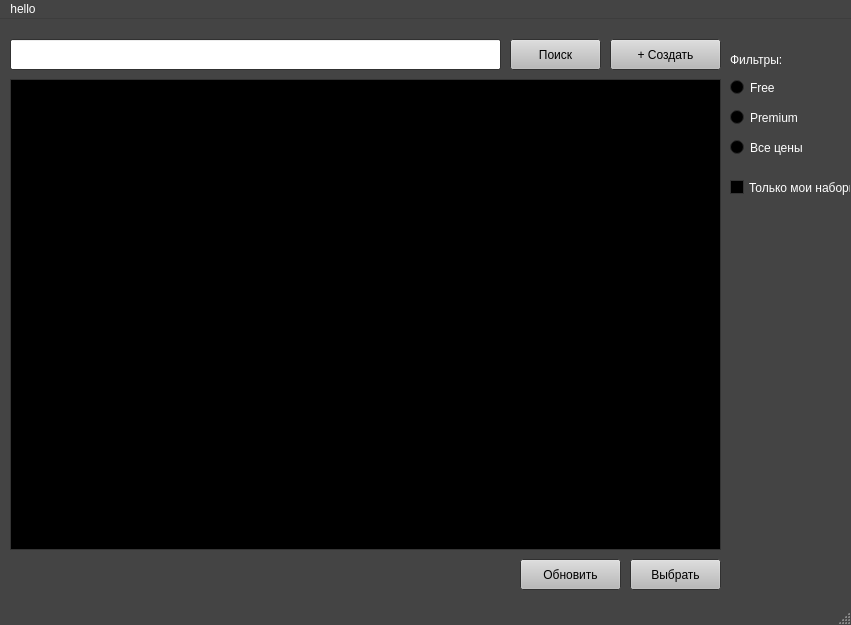
<?xml version="1.0" encoding="UTF-8"?>
<ui version="4.0">
 <class>MainWindow</class>
 <widget class="QMainWindow" name="MainWindow">
  <property name="geometry">
   <rect>
    <x>0</x>
    <y>0</y>
    <width>851</width>
    <height>625</height>
   </rect>
  </property>
  <property name="palette">
   <palette>
    <active>
     <colorrole role="WindowText">
      <brush brushstyle="SolidPattern">
       <color alpha="255">
        <red>255</red>
        <green>255</green>
        <blue>255</blue>
       </color>
      </brush>
     </colorrole>
     <colorrole role="Button">
      <brush brushstyle="SolidPattern">
       <color alpha="255">
        <red>68</red>
        <green>68</green>
        <blue>68</blue>
       </color>
      </brush>
     </colorrole>
     <colorrole role="Light">
      <brush brushstyle="SolidPattern">
       <color alpha="255">
        <red>102</red>
        <green>102</green>
        <blue>102</blue>
       </color>
      </brush>
     </colorrole>
     <colorrole role="Midlight">
      <brush brushstyle="SolidPattern">
       <color alpha="255">
        <red>85</red>
        <green>85</green>
        <blue>85</blue>
       </color>
      </brush>
     </colorrole>
     <colorrole role="Dark">
      <brush brushstyle="SolidPattern">
       <color alpha="255">
        <red>34</red>
        <green>34</green>
        <blue>34</blue>
       </color>
      </brush>
     </colorrole>
     <colorrole role="Mid">
      <brush brushstyle="SolidPattern">
       <color alpha="255">
        <red>45</red>
        <green>45</green>
        <blue>45</blue>
       </color>
      </brush>
     </colorrole>
     <colorrole role="Text">
      <brush brushstyle="SolidPattern">
       <color alpha="255">
        <red>255</red>
        <green>255</green>
        <blue>255</blue>
       </color>
      </brush>
     </colorrole>
     <colorrole role="BrightText">
      <brush brushstyle="SolidPattern">
       <color alpha="255">
        <red>255</red>
        <green>255</green>
        <blue>255</blue>
       </color>
      </brush>
     </colorrole>
     <colorrole role="ButtonText">
      <brush brushstyle="SolidPattern">
       <color alpha="255">
        <red>254</red>
        <green>254</green>
        <blue>254</blue>
       </color>
      </brush>
     </colorrole>
     <colorrole role="Base">
      <brush brushstyle="SolidPattern">
       <color alpha="255">
        <red>0</red>
        <green>0</green>
        <blue>0</blue>
       </color>
      </brush>
     </colorrole>
     <colorrole role="Window">
      <brush brushstyle="SolidPattern">
       <color alpha="255">
        <red>68</red>
        <green>68</green>
        <blue>68</blue>
       </color>
      </brush>
     </colorrole>
     <colorrole role="Shadow">
      <brush brushstyle="SolidPattern">
       <color alpha="255">
        <red>0</red>
        <green>0</green>
        <blue>0</blue>
       </color>
      </brush>
     </colorrole>
     <colorrole role="AlternateBase">
      <brush brushstyle="SolidPattern">
       <color alpha="255">
        <red>34</red>
        <green>34</green>
        <blue>34</blue>
       </color>
      </brush>
     </colorrole>
     <colorrole role="ToolTipBase">
      <brush brushstyle="SolidPattern">
       <color alpha="255">
        <red>255</red>
        <green>255</green>
        <blue>220</blue>
       </color>
      </brush>
     </colorrole>
     <colorrole role="ToolTipText">
      <brush brushstyle="SolidPattern">
       <color alpha="255">
        <red>0</red>
        <green>0</green>
        <blue>0</blue>
       </color>
      </brush>
     </colorrole>
     <colorrole role="PlaceholderText">
      <brush brushstyle="SolidPattern">
       <color alpha="128">
        <red>255</red>
        <green>255</green>
        <blue>255</blue>
       </color>
      </brush>
     </colorrole>
    </active>
    <inactive>
     <colorrole role="WindowText">
      <brush brushstyle="SolidPattern">
       <color alpha="255">
        <red>255</red>
        <green>255</green>
        <blue>255</blue>
       </color>
      </brush>
     </colorrole>
     <colorrole role="Button">
      <brush brushstyle="SolidPattern">
       <color alpha="255">
        <red>68</red>
        <green>68</green>
        <blue>68</blue>
       </color>
      </brush>
     </colorrole>
     <colorrole role="Light">
      <brush brushstyle="SolidPattern">
       <color alpha="255">
        <red>102</red>
        <green>102</green>
        <blue>102</blue>
       </color>
      </brush>
     </colorrole>
     <colorrole role="Midlight">
      <brush brushstyle="SolidPattern">
       <color alpha="255">
        <red>85</red>
        <green>85</green>
        <blue>85</blue>
       </color>
      </brush>
     </colorrole>
     <colorrole role="Dark">
      <brush brushstyle="SolidPattern">
       <color alpha="255">
        <red>34</red>
        <green>34</green>
        <blue>34</blue>
       </color>
      </brush>
     </colorrole>
     <colorrole role="Mid">
      <brush brushstyle="SolidPattern">
       <color alpha="255">
        <red>45</red>
        <green>45</green>
        <blue>45</blue>
       </color>
      </brush>
     </colorrole>
     <colorrole role="Text">
      <brush brushstyle="SolidPattern">
       <color alpha="255">
        <red>255</red>
        <green>255</green>
        <blue>255</blue>
       </color>
      </brush>
     </colorrole>
     <colorrole role="BrightText">
      <brush brushstyle="SolidPattern">
       <color alpha="255">
        <red>255</red>
        <green>255</green>
        <blue>255</blue>
       </color>
      </brush>
     </colorrole>
     <colorrole role="ButtonText">
      <brush brushstyle="SolidPattern">
       <color alpha="255">
        <red>254</red>
        <green>254</green>
        <blue>254</blue>
       </color>
      </brush>
     </colorrole>
     <colorrole role="Base">
      <brush brushstyle="SolidPattern">
       <color alpha="255">
        <red>0</red>
        <green>0</green>
        <blue>0</blue>
       </color>
      </brush>
     </colorrole>
     <colorrole role="Window">
      <brush brushstyle="SolidPattern">
       <color alpha="255">
        <red>68</red>
        <green>68</green>
        <blue>68</blue>
       </color>
      </brush>
     </colorrole>
     <colorrole role="Shadow">
      <brush brushstyle="SolidPattern">
       <color alpha="255">
        <red>0</red>
        <green>0</green>
        <blue>0</blue>
       </color>
      </brush>
     </colorrole>
     <colorrole role="AlternateBase">
      <brush brushstyle="SolidPattern">
       <color alpha="255">
        <red>34</red>
        <green>34</green>
        <blue>34</blue>
       </color>
      </brush>
     </colorrole>
     <colorrole role="ToolTipBase">
      <brush brushstyle="SolidPattern">
       <color alpha="255">
        <red>255</red>
        <green>255</green>
        <blue>220</blue>
       </color>
      </brush>
     </colorrole>
     <colorrole role="ToolTipText">
      <brush brushstyle="SolidPattern">
       <color alpha="255">
        <red>0</red>
        <green>0</green>
        <blue>0</blue>
       </color>
      </brush>
     </colorrole>
     <colorrole role="PlaceholderText">
      <brush brushstyle="SolidPattern">
       <color alpha="128">
        <red>255</red>
        <green>255</green>
        <blue>255</blue>
       </color>
      </brush>
     </colorrole>
    </inactive>
    <disabled>
     <colorrole role="WindowText">
      <brush brushstyle="SolidPattern">
       <color alpha="255">
        <red>34</red>
        <green>34</green>
        <blue>34</blue>
       </color>
      </brush>
     </colorrole>
     <colorrole role="Button">
      <brush brushstyle="SolidPattern">
       <color alpha="255">
        <red>68</red>
        <green>68</green>
        <blue>68</blue>
       </color>
      </brush>
     </colorrole>
     <colorrole role="Light">
      <brush brushstyle="SolidPattern">
       <color alpha="255">
        <red>102</red>
        <green>102</green>
        <blue>102</blue>
       </color>
      </brush>
     </colorrole>
     <colorrole role="Midlight">
      <brush brushstyle="SolidPattern">
       <color alpha="255">
        <red>85</red>
        <green>85</green>
        <blue>85</blue>
       </color>
      </brush>
     </colorrole>
     <colorrole role="Dark">
      <brush brushstyle="SolidPattern">
       <color alpha="255">
        <red>34</red>
        <green>34</green>
        <blue>34</blue>
       </color>
      </brush>
     </colorrole>
     <colorrole role="Mid">
      <brush brushstyle="SolidPattern">
       <color alpha="255">
        <red>45</red>
        <green>45</green>
        <blue>45</blue>
       </color>
      </brush>
     </colorrole>
     <colorrole role="Text">
      <brush brushstyle="SolidPattern">
       <color alpha="255">
        <red>34</red>
        <green>34</green>
        <blue>34</blue>
       </color>
      </brush>
     </colorrole>
     <colorrole role="BrightText">
      <brush brushstyle="SolidPattern">
       <color alpha="255">
        <red>255</red>
        <green>255</green>
        <blue>255</blue>
       </color>
      </brush>
     </colorrole>
     <colorrole role="ButtonText">
      <brush brushstyle="SolidPattern">
       <color alpha="255">
        <red>34</red>
        <green>34</green>
        <blue>34</blue>
       </color>
      </brush>
     </colorrole>
     <colorrole role="Base">
      <brush brushstyle="SolidPattern">
       <color alpha="255">
        <red>68</red>
        <green>68</green>
        <blue>68</blue>
       </color>
      </brush>
     </colorrole>
     <colorrole role="Window">
      <brush brushstyle="SolidPattern">
       <color alpha="255">
        <red>68</red>
        <green>68</green>
        <blue>68</blue>
       </color>
      </brush>
     </colorrole>
     <colorrole role="Shadow">
      <brush brushstyle="SolidPattern">
       <color alpha="255">
        <red>0</red>
        <green>0</green>
        <blue>0</blue>
       </color>
      </brush>
     </colorrole>
     <colorrole role="AlternateBase">
      <brush brushstyle="SolidPattern">
       <color alpha="255">
        <red>68</red>
        <green>68</green>
        <blue>68</blue>
       </color>
      </brush>
     </colorrole>
     <colorrole role="ToolTipBase">
      <brush brushstyle="SolidPattern">
       <color alpha="255">
        <red>255</red>
        <green>255</green>
        <blue>220</blue>
       </color>
      </brush>
     </colorrole>
     <colorrole role="ToolTipText">
      <brush brushstyle="SolidPattern">
       <color alpha="255">
        <red>0</red>
        <green>0</green>
        <blue>0</blue>
       </color>
      </brush>
     </colorrole>
     <colorrole role="PlaceholderText">
      <brush brushstyle="SolidPattern">
       <color alpha="128">
        <red>255</red>
        <green>255</green>
        <blue>255</blue>
       </color>
      </brush>
     </colorrole>
    </disabled>
   </palette>
  </property>
  <property name="windowTitle">
   <string>MainWindow</string>
  </property>
  <widget class="QWidget" name="centralwidget">
   <widget class="QLineEdit" name="lineEdit">
    <property name="geometry">
     <rect>
      <x>10</x>
      <y>20</y>
      <width>491</width>
      <height>31</height>
     </rect>
    </property>
    <property name="palette">
     <palette>
      <active>
       <colorrole role="WindowText">
        <brush brushstyle="SolidPattern">
         <color alpha="255">
          <red>0</red>
          <green>0</green>
          <blue>0</blue>
         </color>
        </brush>
       </colorrole>
       <colorrole role="Text">
        <brush brushstyle="SolidPattern">
         <color alpha="255">
          <red>0</red>
          <green>0</green>
          <blue>0</blue>
         </color>
        </brush>
       </colorrole>
       <colorrole role="BrightText">
        <brush brushstyle="SolidPattern">
         <color alpha="255">
          <red>0</red>
          <green>0</green>
          <blue>0</blue>
         </color>
        </brush>
       </colorrole>
       <colorrole role="Base">
        <brush brushstyle="SolidPattern">
         <color alpha="255">
          <red>255</red>
          <green>255</green>
          <blue>255</blue>
         </color>
        </brush>
       </colorrole>
       <colorrole role="Highlight">
        <brush brushstyle="SolidPattern">
         <color alpha="255">
          <red>121</red>
          <green>6</green>
          <blue>215</blue>
         </color>
        </brush>
       </colorrole>
       <colorrole role="Link">
        <brush brushstyle="SolidPattern">
         <color alpha="255">
          <red>173</red>
          <green>7</green>
          <blue>255</blue>
         </color>
        </brush>
       </colorrole>
       <colorrole role="PlaceholderText">
        <brush brushstyle="SolidPattern">
         <color alpha="128">
          <red>0</red>
          <green>0</green>
          <blue>0</blue>
         </color>
        </brush>
       </colorrole>
      </active>
      <inactive>
       <colorrole role="WindowText">
        <brush brushstyle="SolidPattern">
         <color alpha="255">
          <red>0</red>
          <green>0</green>
          <blue>0</blue>
         </color>
        </brush>
       </colorrole>
       <colorrole role="Text">
        <brush brushstyle="SolidPattern">
         <color alpha="255">
          <red>0</red>
          <green>0</green>
          <blue>0</blue>
         </color>
        </brush>
       </colorrole>
       <colorrole role="BrightText">
        <brush brushstyle="SolidPattern">
         <color alpha="255">
          <red>0</red>
          <green>0</green>
          <blue>0</blue>
         </color>
        </brush>
       </colorrole>
       <colorrole role="Base">
        <brush brushstyle="SolidPattern">
         <color alpha="255">
          <red>255</red>
          <green>255</green>
          <blue>255</blue>
         </color>
        </brush>
       </colorrole>
       <colorrole role="Highlight">
        <brush brushstyle="SolidPattern">
         <color alpha="255">
          <red>121</red>
          <green>6</green>
          <blue>215</blue>
         </color>
        </brush>
       </colorrole>
       <colorrole role="Link">
        <brush brushstyle="SolidPattern">
         <color alpha="255">
          <red>173</red>
          <green>7</green>
          <blue>255</blue>
         </color>
        </brush>
       </colorrole>
       <colorrole role="PlaceholderText">
        <brush brushstyle="SolidPattern">
         <color alpha="128">
          <red>0</red>
          <green>0</green>
          <blue>0</blue>
         </color>
        </brush>
       </colorrole>
      </inactive>
      <disabled>
       <colorrole role="WindowText">
        <brush brushstyle="SolidPattern">
         <color alpha="255">
          <red>34</red>
          <green>34</green>
          <blue>34</blue>
         </color>
        </brush>
       </colorrole>
       <colorrole role="Text">
        <brush brushstyle="SolidPattern">
         <color alpha="255">
          <red>34</red>
          <green>34</green>
          <blue>34</blue>
         </color>
        </brush>
       </colorrole>
       <colorrole role="BrightText">
        <brush brushstyle="SolidPattern">
         <color alpha="255">
          <red>0</red>
          <green>0</green>
          <blue>0</blue>
         </color>
        </brush>
       </colorrole>
       <colorrole role="Base">
        <brush brushstyle="SolidPattern">
         <color alpha="255">
          <red>68</red>
          <green>68</green>
          <blue>68</blue>
         </color>
        </brush>
       </colorrole>
       <colorrole role="Highlight">
        <brush brushstyle="SolidPattern">
         <color alpha="255">
          <red>121</red>
          <green>6</green>
          <blue>215</blue>
         </color>
        </brush>
       </colorrole>
       <colorrole role="Link">
        <brush brushstyle="SolidPattern">
         <color alpha="255">
          <red>173</red>
          <green>7</green>
          <blue>255</blue>
         </color>
        </brush>
       </colorrole>
       <colorrole role="PlaceholderText">
        <brush brushstyle="SolidPattern">
         <color alpha="128">
          <red>255</red>
          <green>255</green>
          <blue>255</blue>
         </color>
        </brush>
       </colorrole>
      </disabled>
     </palette>
    </property>
    <property name="text">
     <string/>
    </property>
   </widget>
   <widget class="QTableWidget" name="tableWidget">
    <property name="geometry">
     <rect>
      <x>10</x>
      <y>60</y>
      <width>711</width>
      <height>471</height>
     </rect>
    </property>
    <property name="palette">
     <palette>
      <active>
       <colorrole role="Button">
        <brush brushstyle="SolidPattern">
         <color alpha="255">
          <red>255</red>
          <green>255</green>
          <blue>255</blue>
         </color>
        </brush>
       </colorrole>
       <colorrole role="ButtonText">
        <brush brushstyle="SolidPattern">
         <color alpha="255">
          <red>0</red>
          <green>0</green>
          <blue>0</blue>
         </color>
        </brush>
       </colorrole>
       <colorrole role="Base">
        <brush brushstyle="SolidPattern">
         <color alpha="255">
          <red>0</red>
          <green>0</green>
          <blue>0</blue>
         </color>
        </brush>
       </colorrole>
       <colorrole role="Highlight">
        <brush brushstyle="SolidPattern">
         <color alpha="255">
          <red>126</red>
          <green>2</green>
          <blue>215</blue>
         </color>
        </brush>
       </colorrole>
       <colorrole role="Link">
        <brush brushstyle="SolidPattern">
         <color alpha="255">
          <red>159</red>
          <green>5</green>
          <blue>255</blue>
         </color>
        </brush>
       </colorrole>
      </active>
      <inactive>
       <colorrole role="Button">
        <brush brushstyle="SolidPattern">
         <color alpha="255">
          <red>255</red>
          <green>255</green>
          <blue>255</blue>
         </color>
        </brush>
       </colorrole>
       <colorrole role="ButtonText">
        <brush brushstyle="SolidPattern">
         <color alpha="255">
          <red>0</red>
          <green>0</green>
          <blue>0</blue>
         </color>
        </brush>
       </colorrole>
       <colorrole role="Base">
        <brush brushstyle="SolidPattern">
         <color alpha="255">
          <red>0</red>
          <green>0</green>
          <blue>0</blue>
         </color>
        </brush>
       </colorrole>
       <colorrole role="Highlight">
        <brush brushstyle="SolidPattern">
         <color alpha="255">
          <red>126</red>
          <green>2</green>
          <blue>215</blue>
         </color>
        </brush>
       </colorrole>
       <colorrole role="Link">
        <brush brushstyle="SolidPattern">
         <color alpha="255">
          <red>159</red>
          <green>5</green>
          <blue>255</blue>
         </color>
        </brush>
       </colorrole>
      </inactive>
      <disabled>
       <colorrole role="Button">
        <brush brushstyle="SolidPattern">
         <color alpha="255">
          <red>255</red>
          <green>255</green>
          <blue>255</blue>
         </color>
        </brush>
       </colorrole>
       <colorrole role="ButtonText">
        <brush brushstyle="SolidPattern">
         <color alpha="255">
          <red>34</red>
          <green>34</green>
          <blue>34</blue>
         </color>
        </brush>
       </colorrole>
       <colorrole role="Base">
        <brush brushstyle="SolidPattern">
         <color alpha="255">
          <red>68</red>
          <green>68</green>
          <blue>68</blue>
         </color>
        </brush>
       </colorrole>
       <colorrole role="Highlight">
        <brush brushstyle="SolidPattern">
         <color alpha="255">
          <red>0</red>
          <green>120</green>
          <blue>215</blue>
         </color>
        </brush>
       </colorrole>
       <colorrole role="Link">
        <brush brushstyle="SolidPattern">
         <color alpha="255">
          <red>159</red>
          <green>5</green>
          <blue>255</blue>
         </color>
        </brush>
       </colorrole>
      </disabled>
     </palette>
    </property>
   </widget>
   <widget class="QPushButton" name="create">
    <property name="geometry">
     <rect>
      <x>610</x>
      <y>20</y>
      <width>111</width>
      <height>31</height>
     </rect>
    </property>
    <property name="palette">
     <palette>
      <active>
       <colorrole role="Button">
        <brush brushstyle="SolidPattern">
         <color alpha="255">
          <red>185</red>
          <green>185</green>
          <blue>185</blue>
         </color>
        </brush>
       </colorrole>
       <colorrole role="Text">
        <brush brushstyle="SolidPattern">
         <color alpha="255">
          <red>0</red>
          <green>0</green>
          <blue>0</blue>
         </color>
        </brush>
       </colorrole>
       <colorrole role="ButtonText">
        <brush brushstyle="SolidPattern">
         <color alpha="255">
          <red>0</red>
          <green>0</green>
          <blue>0</blue>
         </color>
        </brush>
       </colorrole>
       <colorrole role="PlaceholderText">
        <brush brushstyle="NoBrush">
         <color alpha="128">
          <red>0</red>
          <green>0</green>
          <blue>0</blue>
         </color>
        </brush>
       </colorrole>
      </active>
      <inactive>
       <colorrole role="Button">
        <brush brushstyle="SolidPattern">
         <color alpha="255">
          <red>185</red>
          <green>185</green>
          <blue>185</blue>
         </color>
        </brush>
       </colorrole>
       <colorrole role="Text">
        <brush brushstyle="SolidPattern">
         <color alpha="255">
          <red>0</red>
          <green>0</green>
          <blue>0</blue>
         </color>
        </brush>
       </colorrole>
       <colorrole role="ButtonText">
        <brush brushstyle="SolidPattern">
         <color alpha="255">
          <red>0</red>
          <green>0</green>
          <blue>0</blue>
         </color>
        </brush>
       </colorrole>
       <colorrole role="PlaceholderText">
        <brush brushstyle="NoBrush">
         <color alpha="128">
          <red>0</red>
          <green>0</green>
          <blue>0</blue>
         </color>
        </brush>
       </colorrole>
      </inactive>
      <disabled>
       <colorrole role="Button">
        <brush brushstyle="SolidPattern">
         <color alpha="255">
          <red>185</red>
          <green>185</green>
          <blue>185</blue>
         </color>
        </brush>
       </colorrole>
       <colorrole role="Text">
        <brush brushstyle="SolidPattern">
         <color alpha="255">
          <red>34</red>
          <green>34</green>
          <blue>34</blue>
         </color>
        </brush>
       </colorrole>
       <colorrole role="ButtonText">
        <brush brushstyle="SolidPattern">
         <color alpha="255">
          <red>34</red>
          <green>34</green>
          <blue>34</blue>
         </color>
        </brush>
       </colorrole>
       <colorrole role="PlaceholderText">
        <brush brushstyle="NoBrush">
         <color alpha="128">
          <red>0</red>
          <green>0</green>
          <blue>0</blue>
         </color>
        </brush>
       </colorrole>
      </disabled>
     </palette>
    </property>
    <property name="text">
     <string>+ Создать</string>
    </property>
   </widget>
   <widget class="QPushButton" name="search_decks">
    <property name="geometry">
     <rect>
      <x>510</x>
      <y>20</y>
      <width>91</width>
      <height>31</height>
     </rect>
    </property>
    <property name="palette">
     <palette>
      <active>
       <colorrole role="WindowText">
        <brush brushstyle="SolidPattern">
         <color alpha="255">
          <red>0</red>
          <green>0</green>
          <blue>0</blue>
         </color>
        </brush>
       </colorrole>
       <colorrole role="Button">
        <brush brushstyle="SolidPattern">
         <color alpha="255">
          <red>185</red>
          <green>185</green>
          <blue>185</blue>
         </color>
        </brush>
       </colorrole>
       <colorrole role="ButtonText">
        <brush brushstyle="SolidPattern">
         <color alpha="255">
          <red>0</red>
          <green>0</green>
          <blue>0</blue>
         </color>
        </brush>
       </colorrole>
      </active>
      <inactive>
       <colorrole role="WindowText">
        <brush brushstyle="SolidPattern">
         <color alpha="255">
          <red>0</red>
          <green>0</green>
          <blue>0</blue>
         </color>
        </brush>
       </colorrole>
       <colorrole role="Button">
        <brush brushstyle="SolidPattern">
         <color alpha="255">
          <red>185</red>
          <green>185</green>
          <blue>185</blue>
         </color>
        </brush>
       </colorrole>
       <colorrole role="ButtonText">
        <brush brushstyle="SolidPattern">
         <color alpha="255">
          <red>0</red>
          <green>0</green>
          <blue>0</blue>
         </color>
        </brush>
       </colorrole>
      </inactive>
      <disabled>
       <colorrole role="WindowText">
        <brush brushstyle="SolidPattern">
         <color alpha="255">
          <red>34</red>
          <green>34</green>
          <blue>34</blue>
         </color>
        </brush>
       </colorrole>
       <colorrole role="Button">
        <brush brushstyle="SolidPattern">
         <color alpha="255">
          <red>185</red>
          <green>185</green>
          <blue>185</blue>
         </color>
        </brush>
       </colorrole>
       <colorrole role="ButtonText">
        <brush brushstyle="SolidPattern">
         <color alpha="255">
          <red>34</red>
          <green>34</green>
          <blue>34</blue>
         </color>
        </brush>
       </colorrole>
      </disabled>
     </palette>
    </property>
    <property name="text">
     <string>Поиск</string>
    </property>
   </widget>
   <widget class="QPushButton" name="select">
    <property name="geometry">
     <rect>
      <x>630</x>
      <y>540</y>
      <width>91</width>
      <height>31</height>
     </rect>
    </property>
    <property name="palette">
     <palette>
      <active>
       <colorrole role="Button">
        <brush brushstyle="SolidPattern">
         <color alpha="255">
          <red>185</red>
          <green>185</green>
          <blue>185</blue>
         </color>
        </brush>
       </colorrole>
       <colorrole role="ButtonText">
        <brush brushstyle="SolidPattern">
         <color alpha="255">
          <red>0</red>
          <green>0</green>
          <blue>0</blue>
         </color>
        </brush>
       </colorrole>
      </active>
      <inactive>
       <colorrole role="Button">
        <brush brushstyle="SolidPattern">
         <color alpha="255">
          <red>185</red>
          <green>185</green>
          <blue>185</blue>
         </color>
        </brush>
       </colorrole>
       <colorrole role="ButtonText">
        <brush brushstyle="SolidPattern">
         <color alpha="255">
          <red>0</red>
          <green>0</green>
          <blue>0</blue>
         </color>
        </brush>
       </colorrole>
      </inactive>
      <disabled>
       <colorrole role="Button">
        <brush brushstyle="SolidPattern">
         <color alpha="255">
          <red>185</red>
          <green>185</green>
          <blue>185</blue>
         </color>
        </brush>
       </colorrole>
       <colorrole role="ButtonText">
        <brush brushstyle="SolidPattern">
         <color alpha="255">
          <red>34</red>
          <green>34</green>
          <blue>34</blue>
         </color>
        </brush>
       </colorrole>
      </disabled>
     </palette>
    </property>
    <property name="text">
     <string>Выбрать</string>
    </property>
   </widget>
   <widget class="QPushButton" name="update">
    <property name="geometry">
     <rect>
      <x>520</x>
      <y>540</y>
      <width>101</width>
      <height>31</height>
     </rect>
    </property>
    <property name="palette">
     <palette>
      <active>
       <colorrole role="Button">
        <brush brushstyle="SolidPattern">
         <color alpha="255">
          <red>185</red>
          <green>185</green>
          <blue>185</blue>
         </color>
        </brush>
       </colorrole>
       <colorrole role="ButtonText">
        <brush brushstyle="SolidPattern">
         <color alpha="255">
          <red>0</red>
          <green>0</green>
          <blue>0</blue>
         </color>
        </brush>
       </colorrole>
      </active>
      <inactive>
       <colorrole role="Button">
        <brush brushstyle="SolidPattern">
         <color alpha="255">
          <red>185</red>
          <green>185</green>
          <blue>185</blue>
         </color>
        </brush>
       </colorrole>
       <colorrole role="ButtonText">
        <brush brushstyle="SolidPattern">
         <color alpha="255">
          <red>0</red>
          <green>0</green>
          <blue>0</blue>
         </color>
        </brush>
       </colorrole>
      </inactive>
      <disabled>
       <colorrole role="Button">
        <brush brushstyle="SolidPattern">
         <color alpha="255">
          <red>185</red>
          <green>185</green>
          <blue>185</blue>
         </color>
        </brush>
       </colorrole>
       <colorrole role="ButtonText">
        <brush brushstyle="SolidPattern">
         <color alpha="255">
          <red>34</red>
          <green>34</green>
          <blue>34</blue>
         </color>
        </brush>
       </colorrole>
      </disabled>
     </palette>
    </property>
    <property name="text">
     <string>Обновить</string>
    </property>
   </widget>
   <widget class="QLabel" name="label">
    <property name="geometry">
     <rect>
      <x>730</x>
      <y>30</y>
      <width>61</width>
      <height>21</height>
     </rect>
    </property>
    <property name="text">
     <string>Фильтры:</string>
    </property>
   </widget>
   <widget class="QRadioButton" name="free">
    <property name="geometry">
     <rect>
      <x>730</x>
      <y>60</y>
      <width>82</width>
      <height>17</height>
     </rect>
    </property>
    <property name="text">
     <string>Free</string>
    </property>
   </widget>
   <widget class="QRadioButton" name="premium">
    <property name="geometry">
     <rect>
      <x>730</x>
      <y>90</y>
      <width>82</width>
      <height>17</height>
     </rect>
    </property>
    <property name="text">
     <string>Premium</string>
    </property>
   </widget>
   <widget class="QRadioButton" name="both">
    <property name="geometry">
     <rect>
      <x>730</x>
      <y>120</y>
      <width>82</width>
      <height>17</height>
     </rect>
    </property>
    <property name="text">
     <string>Все цены</string>
    </property>
   </widget>
   <widget class="QCheckBox" name="my_decks">
    <property name="geometry">
     <rect>
      <x>730</x>
      <y>160</y>
      <width>121</width>
      <height>17</height>
     </rect>
    </property>
    <property name="text">
     <string>Только мои наборы</string>
    </property>
   </widget>
  </widget>
  <widget class="QMenuBar" name="menubar">
   <property name="geometry">
    <rect>
     <x>0</x>
     <y>0</y>
     <width>851</width>
     <height>21</height>
    </rect>
   </property>
   <widget class="QMenu" name="menuhello">
    <property name="title">
     <string>hello</string>
    </property>
   </widget>
   <addaction name="menuhello"/>
  </widget>
  <widget class="QStatusBar" name="statusbar"/>
 </widget>
 <resources/>
 <connections/>
</ui>
